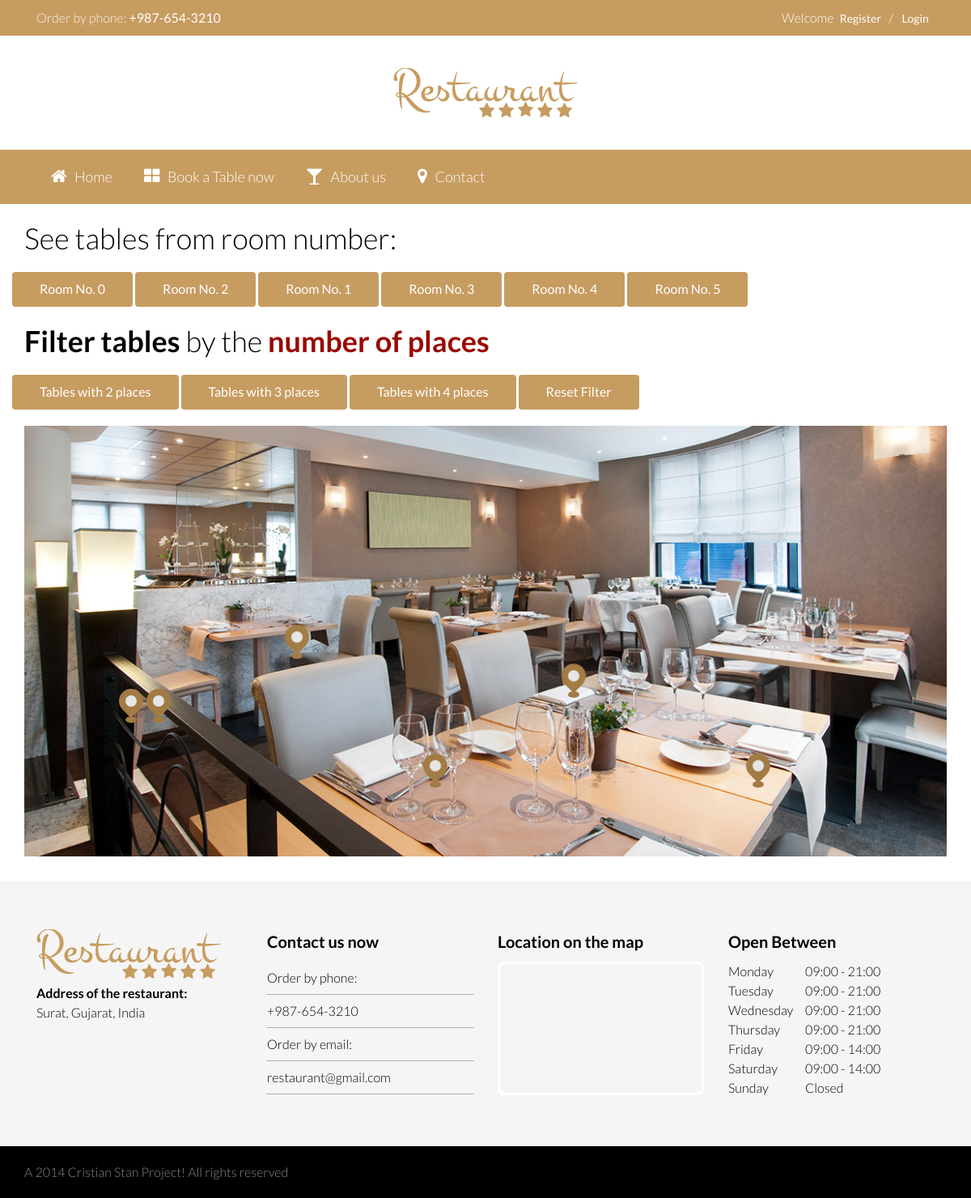
/page/book-a-table/index.php, run on the app's committed database.
### tables this page shows
CREATE TABLE IF NOT EXISTS `informations` (
  `contact_id` int(10) NOT NULL AUTO_INCREMENT,
  `contact_phone_number` varchar(20) NOT NULL,
  `contact_email` varchar(50) NOT NULL,
  `contact_latitude` varchar(50) NOT NULL,
  `contact_longitude` varchar(50) NOT NULL,
  `contact_address` varchar(150) DEFAULT NULL,
  `contact_monday_hours` varchar(50) NOT NULL,
  `contact_tuesday_hours` varchar(20) DEFAULT NULL,
  `contact_wednesday_hours` varchar(20) DEFAULT NULL,
  `contact_thursday_hours` varchar(20) DEFAULT NULL,
  `contact_friday_hours` varchar(20) DEFAULT NULL,
  `contact_saturday_hours` varchar(20) DEFAULT NULL,
  `contact_sunday_hours` varchar(20) DEFAULT NULL,
  `site_body_background` varchar(255) DEFAULT NULL,
  `site_button_bg_normal` varchar(15) DEFAULT NULL,
  `site_button_txt_normal` varchar(15) DEFAULT NULL,
  `site_button_txt_hover` varchar(15) DEFAULT NULL,
  `site_button_bg_hover` varchar(15) DEFAULT NULL,
  `header_top_bar_bg` varchar(15) DEFAULT NULL,
  `header_middle_section_bg` varchar(15) DEFAULT NULL,
  `header_color` varchar(15) DEFAULT NULL,
  `header_nav_bg` varchar(15) DEFAULT NULL,
  `header_nav_item_bg_hover` varchar(15) DEFAULT NULL,
  `header_nav_txt` varchar(15) DEFAULT NULL,
  `header_nav_item_txt_hover` varchar(15) DEFAULT NULL,
  `footer_top_section_bg` varchar(15) DEFAULT NULL,
  `footer_bottom_bar_txt` varchar(15) DEFAULT NULL,
  `footer_bottom_bar_bg` varchar(15) DEFAULT NULL,
  `footer_top_section_txt` varchar(15) DEFAULT NULL,
  `site_main_font` varchar(255) DEFAULT NULL,
  `language_is_active` varchar(100) DEFAULT NULL,
  `social_fb` varchar(255) DEFAULT NULL,
  `social_tw` varchar(255) DEFAULT NULL,
  `social_gplus` varchar(255) DEFAULT NULL,
  `social_dribbble` varchar(255) DEFAULT NULL,
  `social_stumbleupon` varchar(255) DEFAULT NULL,
  `social_linkedin` varchar(255) DEFAULT NULL,
  `social_pin` varchar(255) DEFAULT NULL,
  `social_tumblr` varchar(255) DEFAULT NULL,
  `social_instagram` varchar(255) DEFAULT NULL,
  `social_youtube` varchar(255) DEFAULT NULL,
  `social_flickr` varchar(255) DEFAULT NULL,
  `social_digg` varchar(255) DEFAULT NULL,
  `social_vimeo` varchar(255) DEFAULT NULL,
  `facebook_appid` varchar(255) DEFAULT NULL,
  `facebook_secret` varchar(255) DEFAULT NULL,
  `paypal_email` varchar(255) DEFAULT NULL,
  `paypal_sandbox` varchar(255) DEFAULT NULL,
  `wysiwyg_about` longtext,
  `wysiwyg_contact` longtext,
  PRIMARY KEY (`contact_id`)
);

CREATE TABLE IF NOT EXISTS `tables` (
  `table_id` int(10) NOT NULL AUTO_INCREMENT,
  `restaurant_room_nr` int(10) NOT NULL,
  `table_number_of_places` int(10) NOT NULL,
  `table_details` varchar(200) NOT NULL,
  `table_position` varchar(50) NOT NULL,
  `table_css_position_left` varchar(10) DEFAULT NULL,
  `table_css_position_top` varchar(10) DEFAULT NULL,
  PRIMARY KEY (`table_id`)
);

### system/functions.php (called while the page is built, shortened)
<?php
function loggedIn() {
  return false;
}
?>

### configuration.php (called while the page is built, shortened)
<?php
$CONF = array();
$CONF['host'] = 'localhost';
$CONF['user'] = 'root';
$CONF['pass'] = '';
$CONF['name'] = 'rest';
$CONF['installation_path'] = 'http://localhost/rest/';
$CONF['server_path'] = dirname(__FILE__);
$CONF['favicon_url'] = $CONF['installation_path'] . 'skin/images/favicon1.png';
$CONF['logo_url'] = $CONF['installation_path'] . 'skin/images/Restaurant.png';
$CONF['restaurant_tables_image0'] = $CONF['installation_path'] . 'skin/images/book-a-table0.jpg';
$CONF['restaurant_tables_image'] = $CONF['installation_path'] . 'skin/images/book-a-table.jpg';
$CONF['restaurant_tables_image2'] = $CONF['installation_path'] . 'skin/images/book-a-table2.jpg';
$CONF['restaurant_tables_image3'] = $CONF['installation_path'] . 'skin/images/book-a-table3.jpg';
$CONF['restaurant_tables_image4'] = $CONF['installation_path'] . 'skin/images/book-a-table4.jpg';
$CONF['restaurant_tables_image5'] = $CONF['installation_path'] . 'skin/images/book-a-table5.jpg';
$CONF['restaurant_tables_image6'] = $CONF['installation_path'] . 'skin/images/book-a-table6.jpg';
require_once('system/functions.php');
?>

### page/book-a-table/page-content.php (the view, shortened to what this page needs)
<div class="container">
    <div class="head-book-a-table room_no">
        <h1 class="text-left"><?php echo $lang['tables_from_room']; ?></h1>
        <div class="row">
            <?php
            $query_rooms = mysqli_query($con, "SELECT DISTINCT restaurant_room_nr FROM tables") or trigger_error("Query Failed: " . mysqli_error($con));
            while ($query_room = mysqli_fetch_array($query_rooms, MYSQLI_ASSOC)) {
                ?>
                <a class="pull-left button btn btn-primary room_nr room_no_<?php echo $query_room['restaurant_room_nr']; ?>">Room No. <?php echo $query_room['restaurant_room_nr']; ?><i class="fa fa-check"></i></a>
            <?php } ?>
        </div>
    </div>
    <div class="head-book-a-table nr_of_table">
        <h1 class="text-left"><?php echo $lang['BookTables_top_text']; ?></h1>
        <div class="row">
            <a class="pull-left button btn btn-primary two-places-on-table nr_of_tables_filter"><?php echo $lang['BookTables_2x_tables'] . " "; ?><i class="fa fa-check"></i></a>
            <a class="pull-left button btn btn-primary three-places-on-table nr_of_tables_filter"><?php echo $lang['BookTables_3x_tables'] . " "; ?><i class="fa fa-check"></i></a>
            <a class="pull-left button btn btn-primary four-places-on-table nr_of_tables_filter"><?php echo $lang['BookTables_4x_tables'] . " "; ?><i class="fa fa-check"></i></a>
            <a class="pull-left button btn btn-primary remove-places-on-table nr_of_tables_filter"><?php echo $lang['BookTables_reset_filter'] . " "; ?><i class="fa fa-check"></i></a>
        </div>
    </div>
    <?php
    $query_rooms = mysqli_query($con, "SELECT DISTINCT restaurant_room_nr FROM tables") or trigger_error("Query Failed: " . mysqli_error($con));
    while ($query_room = mysqli_fetch_array($query_rooms, MYSQLI_ASSOC)) {
        ?>
        <div class="hide_on_mobiles book-a-table tables-holder room_nr_<?php echo $query_room['restaurant_room_nr']; ?>">
            <?php
            $room_nr = $query_room['restaurant_room_nr'];
            $query = mysqli_query($con, "SELECT * FROM tables WHERE restaurant_room_nr='$room_nr'") or trigger_error("Query Failed: " . mysqli_error($con));
            while ($result = mysqli_fetch_array($query, MYSQLI_ASSOC)) {
                ?>
                <div class="nr_of_places_<?php echo $result['table_number_of_places']; ?> book_table_number_<?php echo $result['table_id']; ?>">
                    <div data-toggle="tooltip" data-placement="top" title="<?php echo $result['table_details'] . " - ( " . $result['table_number_of_places'] . $lang['BookTables_places'] . " )"; ?>" class='pin<?php echo $result['table_id']; ?> bounce general_style_pin'></div>
                    <div class='pulse<?php echo $result['table_id']; ?> general_style_pulse'></div>
                </div>
            <?php } ?>
        </div>
    <?php } ?>
</div>
<link rel='stylesheet' href='<?php echo $CONF['installation_path']; ?>skin/css/bootstrap-datetimepicker.min.css' type='text/css' media='all' />

### header.php (shortened to what this page needs)
<?php
$informations = mysqli_query($con, "SELECT * FROM informations WHERE contact_id='1'") or trigger_error("Query Failed: " . mysqli_error($con));
$information = mysqli_fetch_array($informations);
$host = 'http://' . $_SERVER['SERVER_NAME'] . $_SERVER['REQUEST_URI'];
?>
<header>
    <div class="header-top-area restaurant-bg">
        <div class="header-holder-top first">
            <div class="container">
                <div class="col-md-4">
                    <div class="restaurant-call-us">
                        <span><?php echo $lang['PhoneOrders'] . ":"; ?></span>
                        <span><?php echo $information['contact_phone_number']; ?></span>
                    </div>
                </div>
                <div class="col-md-8">
                    <div class="restaurant-user-area pull-right">
<?php if (loggedIn()) { ?>
                            <div class="pull-left hello-message">
                            <?php echo $lang['WELCOME_MESSAGE'] . ', ' . $_SESSION["user_name"] . '!'; ?>
                            </div>
                            <div class="pull-left user-links">
                                <div class="label label-link">
                                    <a href="<?php echo $CONF['installation_path']; ?>backend/" title="<?php echo $lang["CONTROL_PANEL"]; ?>"><?php echo $lang["CONTROL_PANEL"]; ?></a>
                                </div> /
                                <div class="label label-link">
                                    <a href="<?php echo $CONF['installation_path']; ?>backend/login.php?action=logout" title="<?php echo $lang["LOG_OUT"]; ?>"><?php echo $lang["LOG_OUT"]; ?></a>
                                </div>
                            </div>
<?php } else { ?>
                            <div class="pull-left hello-message">
                            <?php echo $lang['WELCOME_MESSAGE']; ?>
                            </div>
                            <div class="pull-left user-links">
                                <div class="label label-link">
                                    <a title="<?php echo $lang["REGISTER"]; ?>" href="<?php echo $CONF['installation_path']; ?>backend/register.php"><?php echo $lang["REGISTER"]; ?></a>
                                </div> /
                                <div class="label label-link">
                                    <a title="<?php echo $lang["LOGIN"]; ?>" href="<?php echo $CONF['installation_path']; ?>backend/login.php"><?php echo $lang["LOGIN"]; ?></a>
                                </div>
                            </div>
<?php } if (false !== strpos($host, 'page/catering')) { ?>
                            <div class="pull-right catering-order-details" data-toggle="modal" data-target="#myModal">
                                <div class="cart-contents">
                                    <span><?php echo $lang['cp_order_cart']; ?><i class="fa fa-shopping-cart"></i></span>
                                </div>
                            </div>
<?php } ?>
                    </div>
                </div>
            </div>
        </div>
        <div class="header-holder-top second">
            <div class="container">
                <a class="restaurant_logo" href="<?php echo $CONF['installation_path']; ?>"><img src="<?php echo $CONF['logo_url']; ?>" alt="<?php echo $lang['SITE_TITLE']; ?>" /></a>
            </div>
        </div>
    </div>
<?php include('nav.php'); ?>
</header>

### footer.php (shortened to what this page needs)
<?php
$informations = mysqli_query($con, "SELECT * FROM informations WHERE contact_id='1'") or trigger_error("Query Failed: " . mysqli_error($con));
$information = mysqli_fetch_array($informations);
$contact_monday_hours = $information['contact_monday_hours'];
$contact_tuesday_hours = $information['contact_tuesday_hours'];
$contact_wednesday_hours = $information['contact_wednesday_hours'];
$contact_thursday_hours = $information['contact_thursday_hours'];
$contact_friday_hours = $information['contact_friday_hours'];
$contact_saturday_hours = $information['contact_saturday_hours'];
$contact_sunday_hours = $information['contact_sunday_hours'];
?>
<footer>
	<div class="row footer_top">
		<div class="container">
			<div class="col-md-3">
				<a title="Restaurant Logo" href="<?php echo $CONF['installation_path']; ?>"><img alt="logo" src="<?php echo $CONF['logo_url']; ?>"></a>
				<strong><?php echo $lang['Address'] . ":"; ?></strong>
				<span><?php echo $information['contact_address']; ?></span>
			</div>
			<div class="col-md-3 contact_area">
				<h3><strong class=""><?php echo $lang['ContactUsNow']; ?></strong></h3>
				<span class="title"><?php echo $lang['PhoneOrders'] . ":"; ?></span>
				<span class="content"><?php echo $information['contact_phone_number']; ?></span>
				<span class="title"><?php echo $lang['EmailOrders'] . ":"; ?></span>
				<span class="content"><?php echo $information['contact_email']; ?></span>
			</div>
			<div class="col-md-3">
				<h3><strong class=""><?php echo $lang['LocationOnTheMap']; ?></strong></h3>
				<div id="googleMapFooter"></div>
			</div>
			<div class="col-md-3">
			<h3><strong class=""><?php echo $lang['OpenBetween']; ?></strong></h3>
				<div class="row">
					<label class="col-md-4"><?php echo $lang['Monday']; ?></label>
					<label class="col-md-6"><?php echo $contact_monday_hours; ?></label>
				</div>
				<div class="row">
					<label class="col-md-4"><?php echo $lang['Tuesday']; ?></label>
					<label class="col-md-6"><?php echo $contact_tuesday_hours; ?></label>
				</div>
				<div class="row">
					<label class="col-md-4"><?php echo $lang['Wednesday']; ?></label>
					<label class="col-md-6"><?php echo $contact_wednesday_hours; ?></label>
				</div>
				<div class="row">
					<label class="col-md-4"><?php echo $lang['Thursday']; ?></label>
					<label class="col-md-6"><?php echo $contact_thursday_hours; ?></label>
				</div>
				<div class="row">
					<label class="col-md-4"><?php echo $lang['Friday']; ?></label>
					<label class="col-md-6"><?php echo $contact_friday_hours; ?></label>
				</div>
				<div class="row">
					<label class="col-md-4"><?php echo $lang['Saturday']; ?></label>
					<label class="col-md-6"><?php echo $contact_saturday_hours; ?></label>
				</div>
				<div class="row">
					<label class="col-md-4"><?php echo $lang['Sunday']; ?></label>
					<label class="col-md-6"><?php echo $contact_sunday_hours; ?></label>
				</div>
			</div>
		</div>
	</div>
	<div class="row footer_bottom">
		<div class="container">
			<span class="text-left"><?php echo $lang['Copyright']; ?></span>
		</div>
	</div>
</footer>

### data on the page
informations: contact_phone_number "+987-654-3210", contact_address "Surat, Gujarat, India", contact_email "restaurant@gmail.com", contact_monday_hours "09:00 - 21:00", contact_tuesday_hours "09:00 - 21:00", contact_wednesday_hours "09:00 - 21:00", contact_thursday_hours "09:00 - 21:00", contact_friday_hours "09:00 - 14:00", contact_saturday_hours "09:00 - 14:00", contact_sunday_hours "Closed"

### other printed values
$lang['PhoneOrders'] "Order by phone"
$lang['WELCOME_MESSAGE'] "Welcome"
$lang["REGISTER"] "Register"
$lang["LOGIN"] "Login"
$lang['HOME'] "Home"
$lang['BookTables'] "Book a Table now"
$lang['Contact'] "Contact"
$lang['tables_from_room'] "See tables from room number:"
$query_room['restaurant_room_nr'] "0"
$query_room['restaurant_room_nr'] "2"
$query_room['restaurant_room_nr'] "1"
$query_room['restaurant_room_nr'] "3"
$query_room['restaurant_room_nr'] "4"
$query_room['restaurant_room_nr'] "5"
$lang['BookTables_2x_tables'] "Tables with 2 places"
